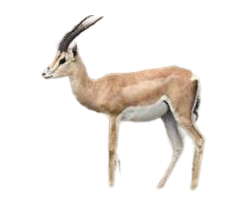
#> input picture Data/Test/a1.jpg, 250 x 200 px
$ python -i hog_20230603095147.py   (imports and definitions only)   (older library calls are emulated)
#> lines starting #> are read from the running program, lines starting #| are printed output that depends on the picture
import cv2
from skimage.feature import hog
import numpy as np


def compute_gradient(image):
    # Tính toán gradient theo trục x và trục y của ảnh
    gradient_x = cv2.Sobel(image, cv2.CV_32F, 1, 0, ksize=3)
    gradient_y = cv2.Sobel(image, cv2.CV_32F, 0, 1, ksize=3)

    # Tính toán magnitude và góc của gradient
    magnitude = np.sqrt(gradient_x**2 + gradient_y**2)
    angle = np.arctan2(gradient_y, gradient_x) * 180 / np.pi

    return magnitude, angle


def compute_histogram(magnitude, angle, cells_per_block):
    # Số bin trong histogram
    bins = 9

    # Kích thước ảnh
    height, width = magnitude.shape

    # Số lượng cell theo chiều ngang và chiều dọc
    cells_x = width // cells_per_block
    cells_y = height // cells_per_block

    # Tạo histogram rỗng
    histogram = np.zeros((cells_y, cells_x, bins))

    # Chia magnitude và angle thành các cell
    magnitude_cells = np.split(magnitude[:cells_y * cells_per_block, :cells_x * cells_per_block],
                               cells_y, axis=0)
    angle_cells = np.split(angle[:cells_y * cells_per_block, :cells_x * cells_per_block],
                           cells_y, axis=0)

    # Lặp qua từng cell
    for i in range(cells_y):
        for j in range(cells_x):
            # Lấy magnitude và angle của cell
            cell_magnitude = magnitude_cells[i][j]
            cell_angle = angle_cells[i][j]

            # Chia cell_angle thành các bin
            bin_values, _ = np.histogram(
                cell_angle, bins=bins, range=(0, 180), weights=cell_magnitude)

            # Lưu giá trị bin vào histogram
            histogram[i, j, :] = bin_values

    return histogram


def compute_hog(image, cells_per_block=16):
    # Chuyển đổi ảnh sang dạng grayscale
    gray = cv2.cvtColor(image, cv2.COLOR_BGR2GRAY)

    # Tính toán gradient và magnitude
    magnitude, angle = compute_gradient(gray)

    # Tính toán histogram của các cell
    histogram = compute_histogram(magnitude, angle, cells_per_block)

    # Chuẩn hóa histogram
    histogram /= np.sum(histogram)

    # Tạo đặc trưng HOG bằng cách ghép các histogram của các cell
    hog_features = histogram.flatten()

    return hog_features


def compare_hog(hog_1, hog_2):
    return abs(hog_1 - hog_2).sum()

>>> import cv2
>>> picture = cv2.imread('../Data/Test/a1.jpg')
#> picture is the input picture: shape (200, 250, 3); mean B, G, R 233.2, 237.2, 241.5
>>> result = compute_hog(picture)
#> in compute_hog, `gray = cv2.cvtColor(image, cv2.COLOR_BGR2GRAY)`:
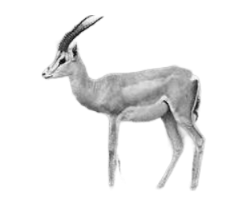
#> gray: shape (200, 250); min 11, max 255, mean 238
#> in compute_gradient, `gradient_x = cv2.Sobel(image, cv2.CV_32F, 1, 0, ksize=3)`:
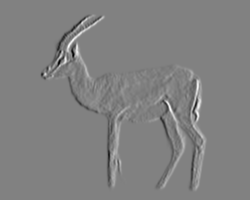
#> gradient_x: shape (200, 250) float32; min -679, max 660, mean 0; drawn with min black and max white
#> in compute_gradient, `gradient_y = cv2.Sobel(image, cv2.CV_32F, 0, 1, ksize=3)`:
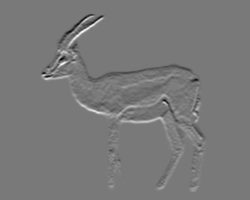
#> gradient_y: shape (200, 250) float32; min -624, max 683, mean 0; drawn with min black and max white
#> in compute_gradient, `magnitude = np.sqrt(gradient_x**2 + gradient_y**2)`:
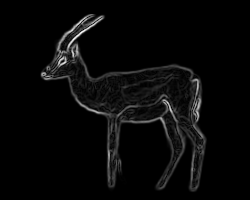
#> magnitude: shape (200, 250) float32; min 0, max 824, mean 27.4; drawn with min black and max white
#> in compute_gradient, `angle = np.arctan2(gradient_y, gradient_x) * 180 / np.pi`:
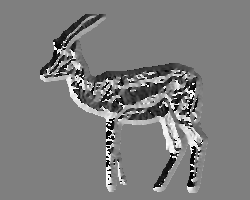
#> angle: shape (200, 250) float32; min -179.8, max 180, mean -2.3; drawn with min black and max white
#> in compute_histogram, `magnitude_cells = np.split(magnitude[:cells_y * cells_per_block, :cell..`: magnitude_cells = 12 items
#> in compute_hog, `hog_features = histogram.flatten()`: hog_features = 1620 values, max 0.0135 at index 1030, min 0 at index 0, mean 0.000617
#> result has the same summary as hog_features in compute_hog

$ run again, on Data/Test/deer1.jpg
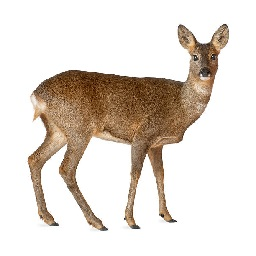
#> input picture Data/Test/deer1.jpg, 256 x 256 px
#> picture is the input picture: shape (256, 256, 3); mean B, G, R 209.8, 217.9, 226.3
#> in compute_gradient, `magnitude = np.sqrt(gradient_x**2 + gradient_y**2)`:
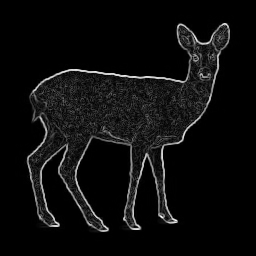
#> magnitude: shape (256, 256) float32; min 0, max 904.1, mean 47.6; drawn with min black and max white
#> in compute_gradient, `angle = np.arctan2(gradient_y, gradient_x) * 180 / np.pi`:
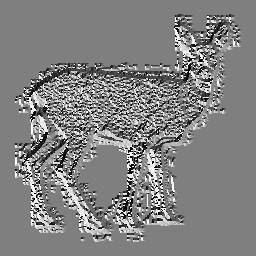
#> angle: shape (256, 256) float32; min -179.9, max 180, mean 3.4; drawn with min black and max white
#> magnitude_cells = 16 items
#> hog_features = 2304 values, max 0.00426 at index 1291, min 0 at index 0, mean 0.000434
#> result has the same summary as hog_features in compute_hog

$ run again, on Data/Test/deer7.jpg
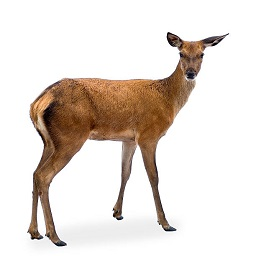
#> input picture Data/Test/deer7.jpg, 256 x 256 px
#> picture is the input picture: shape (256, 256, 3); mean B, G, R 212.5, 219.1, 227.8
#> in compute_gradient, `magnitude = np.sqrt(gradient_x**2 + gradient_y**2)`:
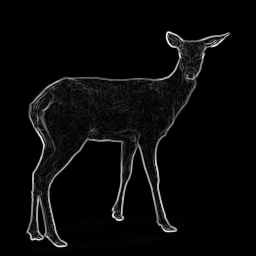
#> magnitude: shape (256, 256) float32; min 0, max 1080.2, mean 40.1; drawn with min black and max white
#> in compute_gradient, `angle = np.arctan2(gradient_y, gradient_x) * 180 / np.pi`:
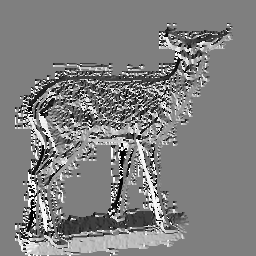
#> angle: shape (256, 256) float32; min -179.9, max 180, mean 0.9; drawn with min black and max white
#> magnitude_cells = 16 items
#> hog_features = 2304 values, max 0.0113 at index 1264, min 0 at index 0, mean 0.000434
#> result has the same summary as hog_features in compute_hog
